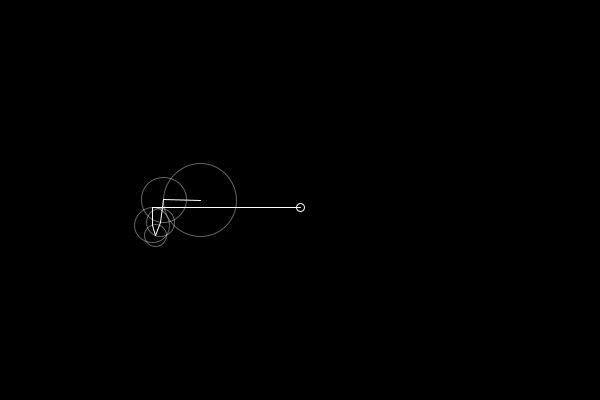
Frame 1 (no input)
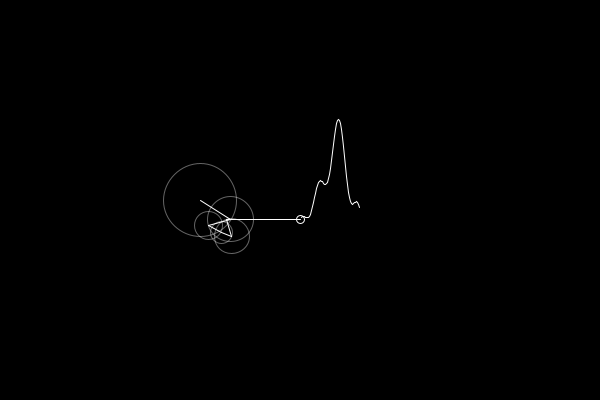
Frame 60 (the mouse pressed at the canvas centre just before this capture)
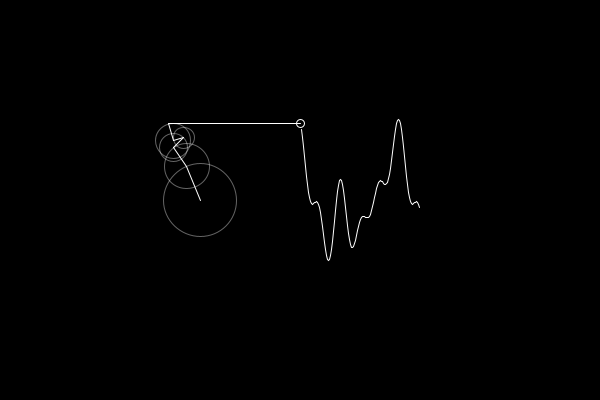
Frame 120 (the mouse held since frame 60 and released just before this capture)

The Processing sketch that drew these frames (run headless with seeded random() and noise(); from frame 60 on, the mouse is pressed at the canvas centre):

// Processing sketch: discreetFourierTransformDraw1D
// ── discreetFourierTransformDraw1D.pde
float time = 0;
FloatList wave;

FloatList y;
Fourier[] fourierY;

void setup() {
  size(600, 400);
  wave = new FloatList();
  y = new FloatList();
  
  //y.append(110);  
  //y.append(14);
  //y.append(20);
  //y.append(38);
  //y.append(74);
  for (int i = 0; i < 100; i++) {
    //y.append(1e2*noise(i/1e2));
    y.append(random(-300, 300));
    //y.append(i);
    //y.append(100);
    //println(y.get(i));
  }
  
  fourierY = dft(y);
}

void draw() {
  background(0);
  
  translate(200, 200);
  
  float x = 0;
  float y = 0;
    
  for (int i = 0; i < 5; i++) {
    float previousX = x;
    float previousY = y;
     
    float frequency = fourierY[i].frequency;
    float radius = fourierY[i].amplitude;
    float phase = fourierY[i].phase;
    x += radius * cos(frequency * time + phase);
    y += radius * sin(frequency * time + phase);
    
    
    noFill();
    stroke(255, 100);
    circle(previousX, previousY, radius*2);
  
    stroke(255);
    line(previousX, previousY, x, y);
  }

  wave.reverse();
  wave.append(y);
  wave.reverse();
  
  if (wave.size() > 400) {
    wave.remove(400);
  }
  
  line(x, y, 100, y); 
  circle(100, y, 8);

  translate(100, 0);  
  noFill();
  beginShape();
  for (int i = wave.size()-1; i > 0; i--) {
    vertex (i, wave.get(i));
  }
  endShape();
 
  float dt = TWO_PI / fourierY.length;
  time += dt;
}

// ── direct_fourier_transform_function.pde
Fourier[] dft(FloatList x) {
  int N = x.size();
  Fourier[] X = new Fourier[N];
  
  for (int k = 0; k < N; k++) {
    PVector a = new PVector(0, 0);
    
    for (int n = 0; n < N; n++) {
      float phi = TWO_PI*k*n/N; //angle from euler's formula
      float re = x.get(n)*(cos(phi));
      float im = x.get(n)*(-sin(phi));
      
      a.x += re;
      a.y += im;
      //a.normalize().mult(x.get(n));
    }
    a.div(N);
    
    float frequency = k+1;
    float amp = a.mag();
    float phase = atan2(a.y, a.x);
    
    X[k] = new Fourier(a.x, a.y, frequency, amp, phase);
  }
  
  return X;
}

class Fourier {
  PVector a; //complex location
  float frequency;
  float amplitude;
  float phase;
  
  Fourier(float re, float im, float freq, float amp, float phas) {
    a = new PVector(re, im);
    frequency = freq;
    amplitude = amp;
    phase = phas;
  }
}
